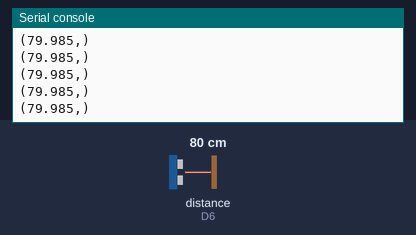
Bench run of a program on a simulated CircuitPython board. Shown: the last lines printed to the serial console. The test bench sets the inputs (shaded band); at power-on: distance to the obstacle (sensor on D6) 80 cm. The echo pulse lasts 58.3 µs per cm.

Above: at 1.2 s.
1.3 s: distance to the obstacle (sensor on D6) set to 2 cm
At 1.59 s:
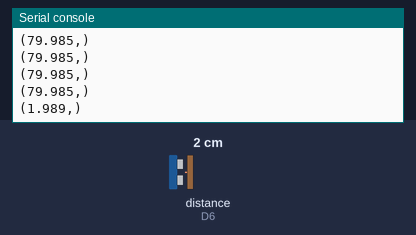
2.8 s: distance to the obstacle (sensor on D6) set to 4 cm
At 2.8 s:
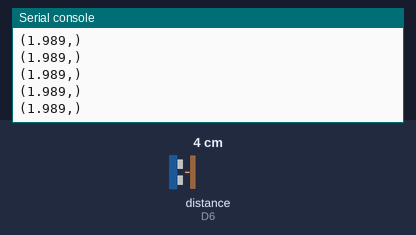
Timing chart, 0 to 5.8 s (numbered marks = the images above; inputs shaded):
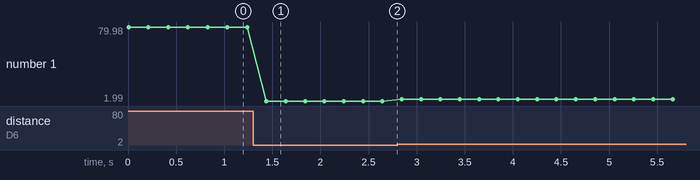

The program:

Servo___Buttons.py
```python
import time
import board

import adafruit_hcsr04

sonar = adafruit_hcsr04.HCSR04(trigger_pin=board.D4, echo_pin=board.D6)

while True:
    try:
        print((sonar.distance,))
    except RuntimeError:
        print("Retrying!")
        pass
    time.sleep(0.1)


    time.sleep(0.1) # sleep for debounce
```

Measured:
- after the input at 1.3 s, the serial console: prints a new line after 0.14 s (image 1)
- plotted number 1: 79.98 → 1.99 after the input at 1.3 s, 1.99 → 4 after the input at 2.8 s
